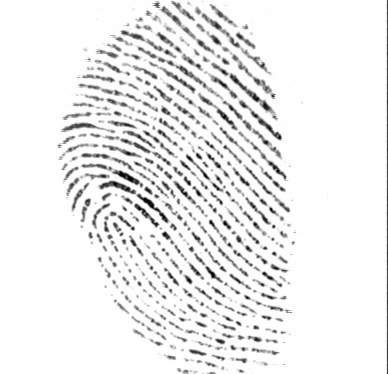
#> input picture helloworld/inc/database/1_2.tif, 388 x 374 px, found by its file name
$ python princ.py
#> lines starting #> are read from the running program, lines starting #| are printed output that depends on the picture; after the words box and inside, x2 and y2 are one past the last pixel; in counts of white or black regions, pixels touching at a corner belong together
#> further down, img is the input picture: shape (374, 388, 3); min 1, max 254, mean 237
### helloworld/inc/tratamento.py
from matplotlib import pyplot as plt
import cv2 as cv

import numpy as np


class Tratamento:
    #Estrutura, devolve um array, que vai devolver a natureza da operação https://opencv24-python-tutorials.readthedocs.io/en/latest/py_tutorials/py_imgproc/py_morphological_ops/py_morphological_ops.html
    KERNEL = cv.getStructuringElement(cv.MORPH_CROSS, (3,3)) #CONST

    #aplica os primeiros filtros na imagem
    def filtros(img):
        #joga um filtro cinza na imagem
        img = cv.cvtColor(img, cv.COLOR_BGR2GRAY)
#> img: shape (374, 388)

        #filtro para tirar imperfeições
        img = cv.blur(img,(2,2))
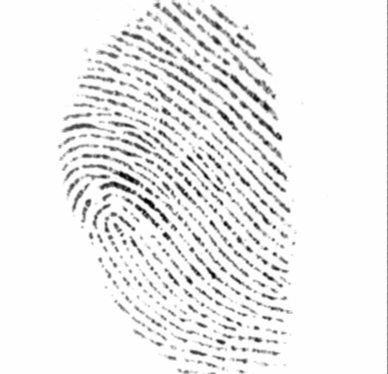
#> img: shape (374, 388); min 1, max 254, mean 237.3
        #imagem = cv2.GaussianBlur(imagem,(5,5),0)

        return img

    #aumenta a gama da imagem
    def ajustaGama(img, gama):
        #mais fácil para trabalhar com a gama
        gama = 1.0 / gama
        array = np.array([((i / 255.0) ** gama) * 255
            for i in np.arange(0, 256)]).astype("uint8")

        return cv.LUT(img, array)

    #binariza a imagem
    #O threshold obrigatóriamente deve ser atribuido a uma tupla ou a duas variáveis distinstas
    def binariza(img):

        #mesmo não seno usado, esse função precisa ser atribuida a duas variáveis
        ret, thresh = cv.threshold(img, 120, 255, cv.THRESH_BINARY + cv.THRESH_OTSU)
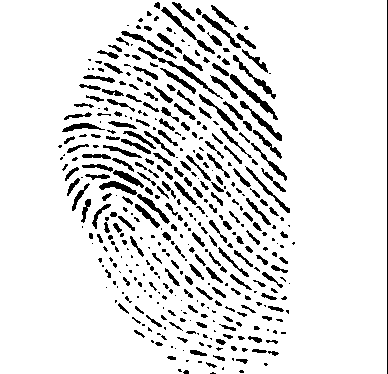
#> thresh: shape (374, 388); 88.7% white; 414 black regions (198 under 20 px), largest, box (x1, y1, x2, y2) and area: (387, 0, 388, 374) 374, (138, 47, 223, 99) 344, (230, 74, 278, 120) 329
#> ret = 193
        return thresh

    #transforma a imagem em um "esqueleto"
    def skeletizacao(img):
        skel = np.zeros(img.shape, np.uint8)

        while True:
            #seria o mesmo que "afinar" a imagem,
            erosao = cv.erode(img, Tratamento.KERNEL)

            #Aumenta o traço da imagem,
            dilatacao = cv.dilate(erosao, Tratamento.KERNEL)
            sub = cv.subtract(img, dilatacao)
            skel = cv.bitwise_or(skel, sub)
            img = erosao.copy()

            if cv.countNonZero(img) == 0:
                break
#> this loop made 176 passes
#> pass 1, in skeletizacao, `erosao = cv.erode(img, Tratamento.KERNEL)`:
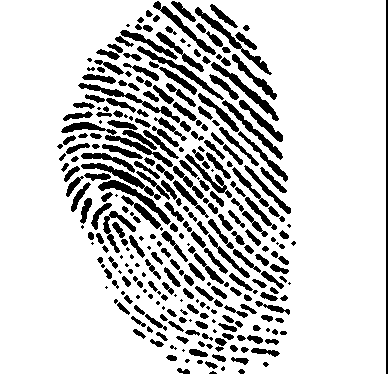
#> erosao: shape (374, 388); 81% white; 307 black regions (58 under 20 px), largest, box (x1, y1, x2, y2) and area: (386, 0, 388, 374) 748, (195, 7, 272, 75) 576, (98, 180, 171, 225) 575
#> pass 1, in skeletizacao, `dilatacao = cv.dilate(erosao, Tratamento.KERNEL)`:
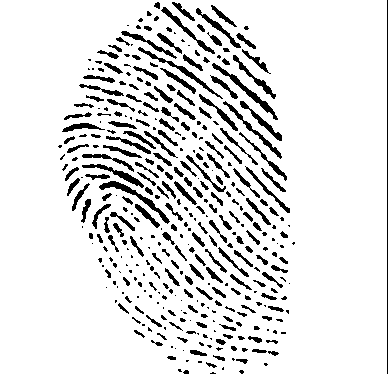
#> dilatacao: shape (374, 388); 88.5% white; 374 black regions (173 under 20 px), largest, box (x1, y1, x2, y2) and area: (99, 181, 170, 224) 421, (212, 63, 278, 120) 417, (387, 0, 388, 374) 374
#> pass 1, in skeletizacao, `sub = cv.subtract(img, dilatacao)`:
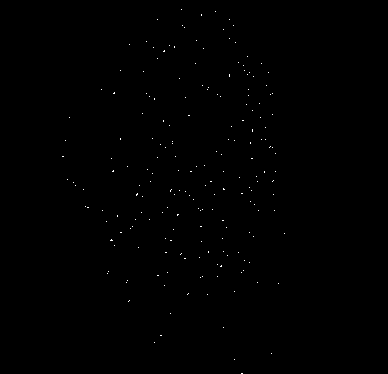
#> sub: shape (374, 388); 0.17% white in thin lines or dots, all inside (x1, y1, x2, y2) = (62, 9, 285, 374)
#> pass 2, in skeletizacao, `erosao = cv.erode(img, Tratamento.KERNEL)`:
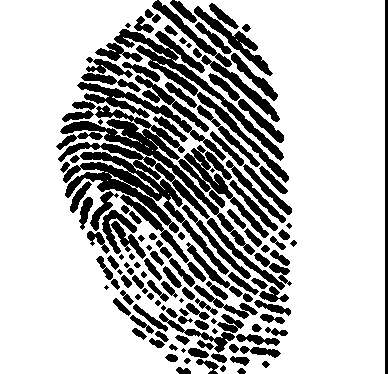
#> erosao: shape (374, 388); 72.6% white; 145 black regions (10 under 20 px), largest, box (x1, y1, x2, y2) and area: (58, 105, 255, 275) 8009, (114, 29, 289, 183) 3636, (77, 82, 226, 161) 1544
#> after the loop: erosao: shape (374, 388); every value is 0
#> after the loop:
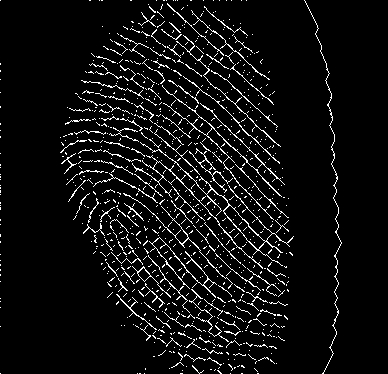
#> skel: shape (374, 388); 6.1% white in thin lines or dots, all inside (x1, y1, x2, y2) = (0, 0, 342, 374)

        return skel

    #tentativa de tirar as imperfeições da imagem
    # [10 lines left out: functions limpa, linhas, not called in this run]

    #retorno da imagem
    def saida(img):
        img = Tratamento.filtros(img)
        img = Tratamento.binariza(img)
        #imagem = Tratamento.linhas(imagem) #isto é um problema
        #imagem = Tratamento.limpa(imagem)
        img = Tratamento.ajustaGama(img, 0.5)
        img = Tratamento.skeletizacao(img)

        return img


class Utils:

    # [12 lines left out: functions Hogh, saida, not called in this run]

### helloworld/inc/princ.py
from tratamento import * #importa toda as classes do documento de tratamento
import os
import cv2 as cv #lembrar de tirar / apenas para testes -----------------


#caminho para a pasta do arquivo python
caminhoAtual = os.path.dirname(os.path.abspath(__file__))

#imagem na pasta
img = cv.imread(caminhoAtual + '\database\\1_2.tif')

img = Tratamento.saida(img)


cv.imshow('imagem', img)
cv.waitKey()

$ run again, with helloworld/inc/database/1_1.tif copied over helloworld/inc/database/1_2.tif
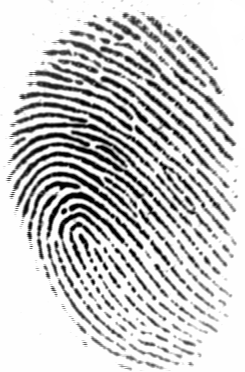
#> input picture helloworld/inc/database/1_1.tif, 245 x 372 px, found by its file name
#> img is the input picture: shape (372, 245, 3); min 1, max 255, mean 201.2
#> in binariza, `ret, thresh = cv.threshold(img, 120, 255, cv.THRESH_BINARY + cv.THRESH..`:
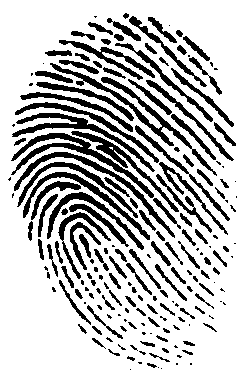
#> thresh: shape (372, 245); 74.8% white; 192 black regions (74 under 20 px), largest, box (x1, y1, x2, y2) and area: (50, 63, 217, 176) 1457, (11, 133, 154, 198) 1294, (12, 113, 155, 172) 1095
#> ret = 162
#> after the loop in skeletizacao, `while True:`:
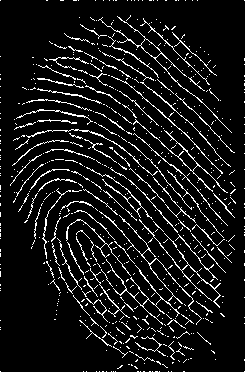
#> skel: shape (372, 245); 8.7% white in thin lines or dots

$ run again, with helloworld/inc/database/2_1.tif copied over helloworld/inc/database/1_2.tif
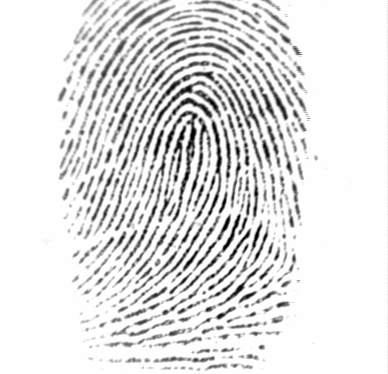
#> input picture helloworld/inc/database/2_1.tif, 388 x 374 px, found by its file name
#> img is the input picture: shape (374, 388, 3); min 1, max 254, mean 226.3
#> in binariza, `ret, thresh = cv.threshold(img, 120, 255, cv.THRESH_BINARY + cv.THRESH..`:
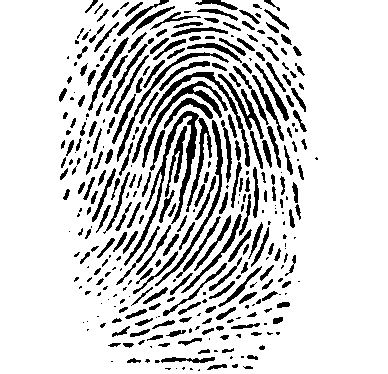
#> thresh: shape (374, 388); 82.7% white; 355 black regions (125 under 20 px), largest, box (x1, y1, x2, y2) and area: (124, 111, 199, 266) 1388, (142, 81, 228, 168) 844, (148, 72, 250, 167) 796
#> ret = 187
#> after the loop in skeletizacao, `while True:`:
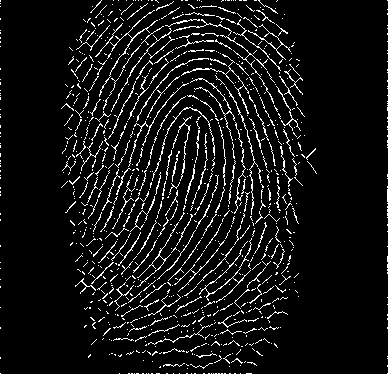
#> skel: shape (374, 388); 7.3% white in thin lines or dots

$ run again, with helloworld/inc/database/2_2.tif copied over helloworld/inc/database/1_2.tif
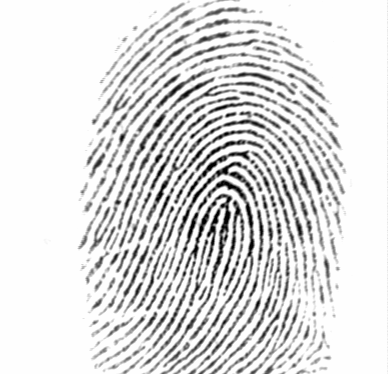
#> input picture helloworld/inc/database/2_2.tif, 388 x 374 px, found by its file name
#> img is the input picture: shape (374, 388, 3); min 1, max 254, mean 222
#> thresh: shape (374, 388); 80.5% white; 271 black regions (92 under 20 px), largest, box (x1, y1, x2, y2) and area: (150, 194, 233, 373) 2005, (162, 180, 255, 374) 1851, (90, 78, 215, 253) 995
#> ret = 184
#> after the loop in skeletizacao, `while True:`:
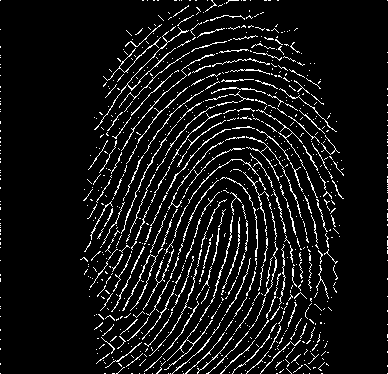
#> skel: shape (374, 388); 7.7% white in thin lines or dots
